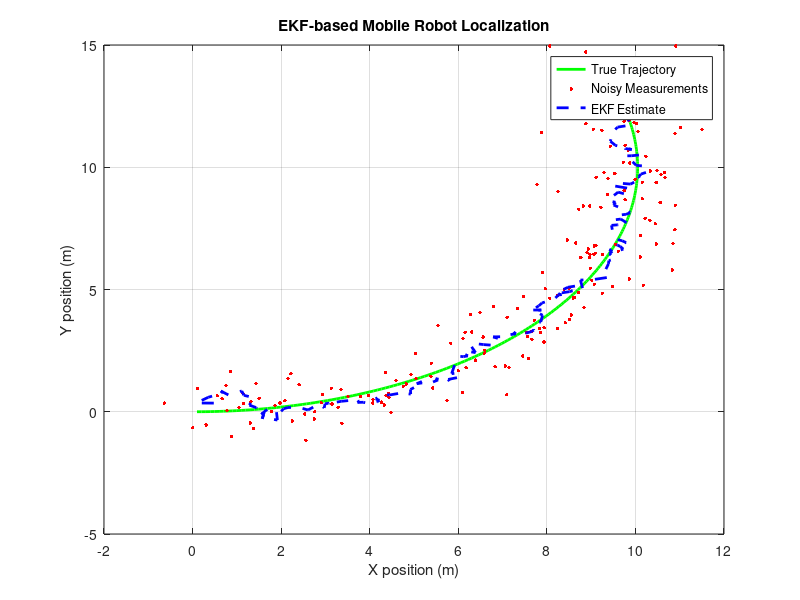
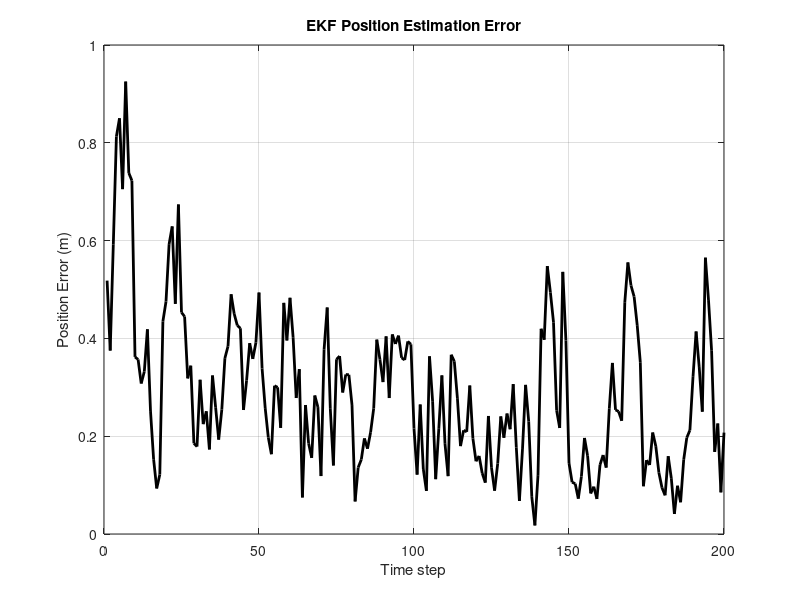

Here is the MATLAB script that generated these plots, in order:
clc;
clear;
close all;

%% ============================================================
%  Extended Kalman Filter for Mobile Robot Localization
%  State: [x; y; theta]
% ============================================================

%% Simulation parameters
dt = 0.1;              % Time step (s)
N  = 200;              % Number of steps

%% Noise covariance matrices
Q = diag([0.01 0.01 0.005]);   % Process noise covariance
R = diag([0.5 0.5]);           % Measurement noise covariance

%% Initial states
x_true = [0; 0; 0];    % True state
x_est  = [0; 0; 0];    % EKF estimated state
P = eye(3);            % Initial estimation covariance

%% Storage for plotting
true_path = zeros(3, N);
est_path  = zeros(3, N);
meas_path = zeros(2, N);

%% Control inputs (constant velocity motion)
v = 1.0;               % Linear velocity (m/s)
w = 0.1;               % Angular velocity (rad/s)

%% ============================================================
%  Main EKF Loop
% ============================================================
for k = 1:N

    %% -------- TRUE ROBOT MOTION (GROUND TRUTH) --------
    x_true = x_true + ...
        [v*dt*cos(x_true(3));
         v*dt*sin(x_true(3));
         w*dt];

    %% -------- MEASUREMENT MODEL --------
    % Direct noisy measurement of x and y position
    z = x_true(1:2) + sqrt(R)*randn(2,1);

    %% -------- EKF PREDICTION STEP --------
    % State prediction using nonlinear motion model
    x_pred = x_est + ...
        [v*dt*cos(x_est(3));
         v*dt*sin(x_est(3));
         w*dt];

    % Jacobian of motion model
    F = [1 0 -v*dt*sin(x_est(3));
         0 1  v*dt*cos(x_est(3));
         0 0  1];

    % Covariance prediction
    P_pred = F * P * F' + Q;

    %% -------- EKF UPDATE STEP --------
    % Measurement matrix
    H = [1 0 0;
         0 1 0];

    % Kalman Gain
    K = P_pred * H' / (H * P_pred * H' + R);

    % State update
    x_est = x_pred + K * (z - H * x_pred);

    % Covariance update
    P = (eye(3) - K * H) * P_pred;

    %% -------- SAVE DATA --------
    true_path(:,k) = x_true;
    est_path(:,k)  = x_est;
    meas_path(:,k) = z;
end

%% ============================================================
%  PLOTTING RESULTS
% ============================================================

% Trajectory plot
figure;
plot(true_path(1,:), true_path(2,:), 'g-', 'LineWidth', 2); hold on;
plot(meas_path(1,:), meas_path(2,:), 'r.', 'MarkerSize', 8);
plot(est_path(1,:), est_path(2,:), 'b--', 'LineWidth', 2);
grid on;
xlabel('X position (m)');
ylabel('Y position (m)');
legend('True Trajectory', 'Noisy Measurements', 'EKF Estimate');
title('EKF-based Mobile Robot Localization');

% Error plot
position_error = sqrt((true_path(1,:) - est_path(1,:)).^2 + ...
                      (true_path(2,:) - est_path(2,:)).^2);

figure;
plot(position_error, 'k', 'LineWidth', 2);
grid on;
xlabel('Time step');
ylabel('Position Error (m)');
title('EKF Position Estimation Error');
